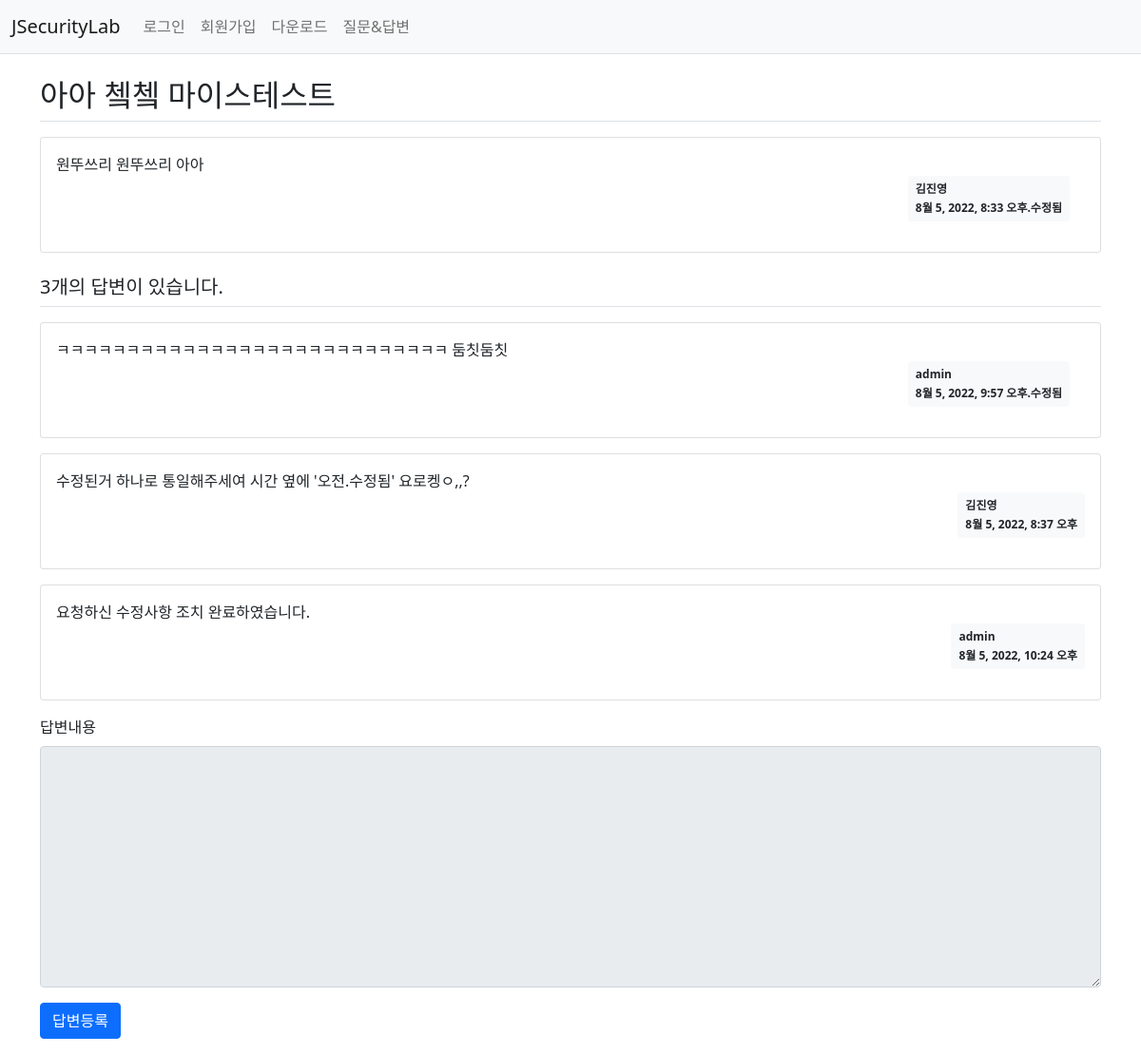
The page /jhpy/13/ on the database its author committed.
### jhpy/models.py (models this page shows, shortened)
class Question(models.Model):
    author = models.ForeignKey(User, on_delete=models.CASCADE)
    subject = models.CharField(max_length=200)
    content = models.TextField()
    modify_date = models.DateTimeField(null=True, blank=True)
    create_date = models.DateTimeField()

class Answer(models.Model):
    author = models.ForeignKey(User, on_delete=models.CASCADE)
    question = models.ForeignKey(Question, on_delete=models.CASCADE)
    content = models.TextField()
    modify_date = models.DateTimeField(null=True, blank=True)
    create_date = models.DateTimeField()

### jhpy/views/base_views.py (the view)
def detail(request, question_id):
    question = Question.objects.get(id=question_id)
    context = {'question': question}
    return render(request, 'jhpy/question_detail.html', context)

### templates/jhpy/question_detail.html (shortened to what this page needs)
{% extends 'base.html' %}
{% block content %}
<div class="container my-3">
    <h2 class="border-bottom py-2">{{ question.subject }}</h2>
    <div class="card my-3">
        <div class="card-body">
            <div class="card-text" style="white-space: pre-line;">{{ question.content }}</div>
            <div class="d-flex justify-content-end">
                {% if question.modify_date %}
            <div class="badge bg-light text-dark p-2 text-start mx-3">
                <div class="mb-2">{{ question.author.username }}</div>
                <div>{{ question.modify_date }}.수정됨</div>
            </div>
            	{% else %}
                <div class="badge bg-light text-dark p-2 text-start">
                    <div class="mb-2">{{ question.author.username }}</div>
                    <div>{{ question.create_date }}</div>
                </div>
                {% endif %}
            </div>
        </div>
    </div>
    <h5 class="border-bottom my-3 py-2">{{question.answer_set.count}}개의 답변이 있습니다.</h5>
    {% for answer in question.answer_set.all %}
    <div class="card my-3">
        <div class="card-body">
            <div class="card-text" style="white-space: pre-line;">{{ answer.content }}</div>
            <div class="d-flex justify-content-end">
                {% if answer.modify_date %}
            <div class="badge bg-light text-dark p-2 text-start mx-3">
                <div class="mb-2">{{ answer.author.username }}</div>
                <div>{{ answer.modify_date }}.수정됨</div>
            </div>
            	{% else %}
                <div class="badge bg-light text-dark p-2 text-start">
                    <div class="mb-2">{{ answer.author.username }}</div>
                    <div>{{ answer.create_date }}</div>
                </div>
                {% endif %}
            </div>
        </div>
    </div>
    {% endfor %}
    <form action="{% url 'jhpy:answer_create' question.id %}" method="post" class="my-3">
        <div class="mb-3">
            <label for="content" class="form-label">답변내용</label>
            <textarea {% if not user.is_authenticated %}disabled{% endif %}
              name="content" id="content" class="form-control" rows="10"></textarea>
        </div>
        <input type="submit" value="답변등록" class="btn btn-primary">
    </form>
</div>
{% endblock %}

### templates/base.html (shortened to what this page needs)
{% load static %}
<!doctype html>
<html lang="ko">
<head>
    <link rel="stylesheet" type="text/css" href="{% static 'bootstrap.min.css' %}">
    <link rel="stylesheet" type="text/css" href="{% static 'style.css' %}">
</head>
<body>
{% include "navbar.html" %}
{% block content %}
{% endblock %}
</body>
</html>

### templates/navbar.html (shortened to what this page needs)
<nav class="navbar navbar-expand-lg navbar-light bg-light border-bottom">
    <div class="container-fluid">
        <a class="navbar-brand" href="{% url 'index' %}">JSecurityLab</a>
        <div class="collapse navbar-collapse" id="navbarSupportedContent">
            <ul class="navbar-nav me-auto mb-2 mb-lg-0">
                <li class="nav-item">
                    {% if user.is_authenticated %}
    				<a class="nav-link" href="{% url 'common:logout' %}">{{ user.username }} (로그아웃)</a>
    				{% else %}
                    <a class="nav-link" href="{% url 'common:login' %}">로그인</a>
                    {% endif %}
                </li>
                <li>
                    {% if not user.is_authenticated %}
                    <a class="nav-link" href="{% url 'common:signup' %}">회원가입</a>
                    {% endif %}
                </li>
                <li>
                    <a class="nav-link" href="{% url 'fdownload' %}">다운로드</a>
                </li>
                <li>
                    <a class="nav-link" href="{% url 'jhpy:qna' %}">질문&답변</a>
                </li>
            </ul>
        </div>
    </div>
</nav>

### rows shown on the page
Question: subject "아아 쳌쳌 마이스테스트", content "원뚜쓰리 원뚜쓰리 아아", author.username "김진영", modify_date "8월 5, 2022, 8:33 오후", answer_set.count "3"
Answer: content "ㅋㅋㅋㅋㅋㅋㅋㅋㅋㅋㅋㅋㅋㅋㅋㅋㅋㅋㅋㅋㅋㅋㅋㅋㅋㅋㅋㅋ 둠칫둠칫", author.username "admin", modify_date "8월 5, 2022, 9:57 오후"
Answer: content "수정된거 하나로 통일해주세여 시간 옆에 '오전.수정됨' 요로켕ㅇ,,?", author.username "김진영", create_date "8월 5, 2022, 8:37 오후"
Answer: content "요청하신 수정사항 조치 완료하였습니다.", author.username "admin", create_date "8월 5, 2022, 10:24 오후"
